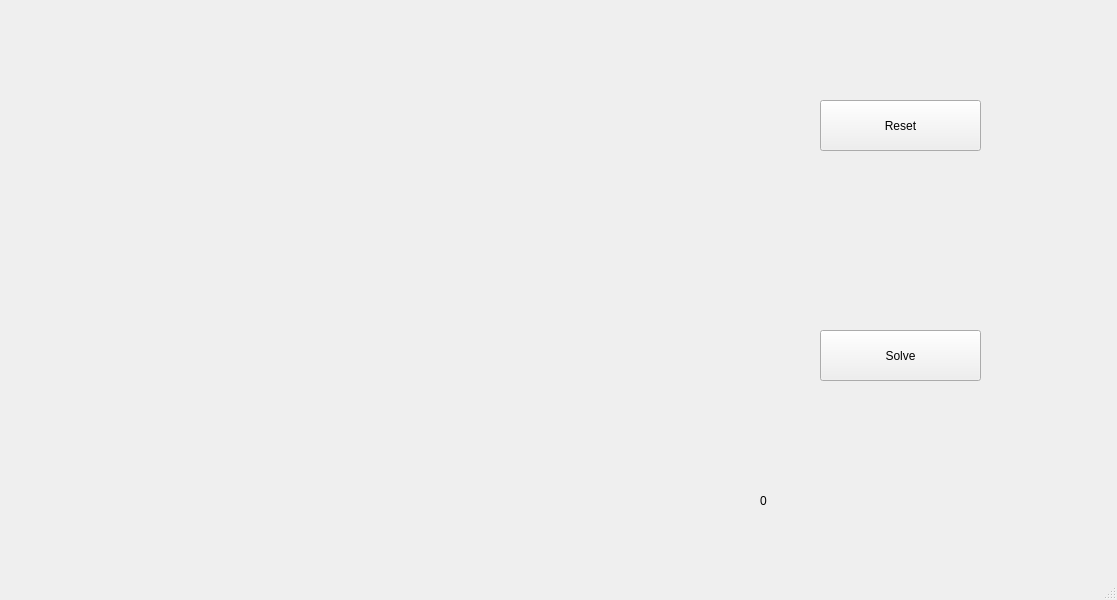
<?xml version="1.0" encoding="UTF-8"?>
<ui version="4.0">
 <class>MainWindow</class>
 <widget class="QMainWindow" name="MainWindow">
  <property name="geometry">
   <rect>
    <x>0</x>
    <y>0</y>
    <width>1117</width>
    <height>600</height>
   </rect>
  </property>
  <property name="windowTitle">
   <string>MainWindow</string>
  </property>
  <widget class="QWidget" name="centralwidget">
   <widget class="QWidget" name="gridLayoutWidget">
    <property name="geometry">
     <rect>
      <x>90</x>
      <y>10</y>
      <width>611</width>
      <height>511</height>
     </rect>
    </property>
    <layout class="QGridLayout" name="gridLayout"/>
   </widget>
   <widget class="QPushButton" name="solve">
    <property name="geometry">
     <rect>
      <x>820</x>
      <y>330</y>
      <width>161</width>
      <height>51</height>
     </rect>
    </property>
    <property name="text">
     <string>Solve</string>
    </property>
   </widget>
   <widget class="QPushButton" name="reset">
    <property name="geometry">
     <rect>
      <x>820</x>
      <y>100</y>
      <width>161</width>
      <height>51</height>
     </rect>
    </property>
    <property name="text">
     <string>Reset</string>
    </property>
   </widget>
   <widget class="QLabel" name="label">
    <property name="geometry">
     <rect>
      <x>760</x>
      <y>460</y>
      <width>301</width>
      <height>81</height>
     </rect>
    </property>
    <property name="text">
     <string>0</string>
    </property>
   </widget>
  </widget>
  <widget class="QMenuBar" name="menubar">
   <property name="geometry">
    <rect>
     <x>0</x>
     <y>0</y>
     <width>1117</width>
     <height>22</height>
    </rect>
   </property>
  </widget>
  <widget class="QStatusBar" name="statusbar"/>
 </widget>
 <resources/>
 <connections/>
</ui>
